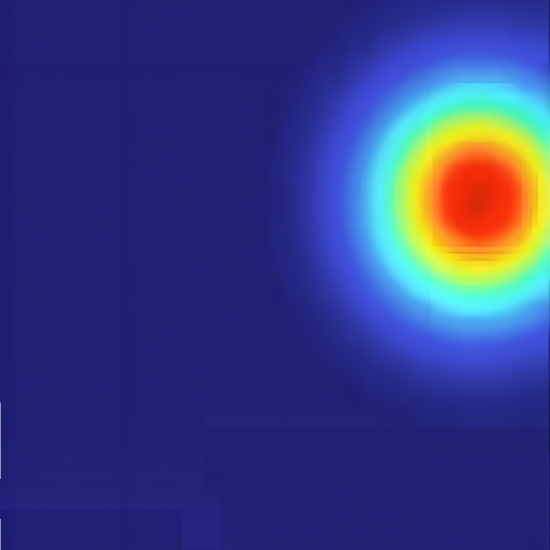
%> input picture Robotics_Search/contam_arriba.png, 1100 x 1100 px (shown at 1/2 size)
$ octave Heuristico.m   (GNU Octave 9; MATLAB toolbox functions it lacks are replaced by stand-ins)
%> lines starting %> are read from the running program, lines starting %| are printed output that depends on the picture; in (x1, y1, x2, y2) boxes, pixels count from 0 and x2, y2 are one past the last pixel; in counts of white or black regions, pixels touching at a corner belong together; the program's own positions count from 1
clear all;
close all;
radius=4;
fileID = fopen('heuristico.txt', 'w');
fclose(fileID);
for j=1:10
    % Par醡etros del sistema

    fileID = fopen('heuristico.txt', 'a');
    encontrado=0;
    close all;
    Ts = 0.1;                % Tiempo de muestreo
    t = 0:Ts:60;             % Tiempo de simulaci髇
    pos = [-5; -5];            % Pose inicial del robot
    ruta = pos';           % Almacena las posiciones visitadas
    Mat = zeros(11,11);
    %Mat(10,8) = -2;

    % Cargar imagen
    img = imread('contam_arriba.png');
%> img is the input picture: size 1100x1100x3 uint8; mean R, G, B 52.8, 61.4, 130.3
    %figure(3);
    %imshow(img);

    % Par醡etros de movimiento
    vel_lin = 0.5;                % Velocidad lineal constante
    dist = 0;
    theta=0;
    % Preconfigurar las figuras para evitar configurarlas dentro del bucle

    %figure('Position', [100, 100, 1250, 520]);
    figure('Name', 'Heuristico','Position', [100, 100, 1250, 520]);
    subplot(1, 2, 1);  % Primera subfigura
    hold on;
    xlabel('x'), ylabel('y');
    title('Movimiento Heuristico del Robot');
    axis([-6 6 -6 6]);
    grid on;
    rojo =0;
    %figure(2);
    %imshow(flipud(Mat'), []);


    tic
    % Bucle principal
    vec_encon(j)=0;
    ban=0;
    for k = 1:length(t)

        % Generar movimiento aleatorio

       if rojo<350000 && ban==0
            direccion = rand * 2 * pi;    % Direcci髇 aleatoria entre 0 y 2*pi
            posa = pos;
            new_pos = pos + vel_lin * [cos(direccion); sin(direccion)];
            disp('ban0')
            ban
            % Actualizar posici髇 del robot dentro de los l韒ites
            if (new_pos(1) >= -5 && new_pos(1) <= 5) && (new_pos(2) >= -5 && new_pos(2) <= 5)
                pos = new_pos;
            else
                pos = pos - round(pos - new_pos);
            end


            %k
        else
            ban=1;

            % Actualizar posici髇 del robot dentro de un radio especificado

                theta = theta + vel_lin * Ts / radius;  % Incrementar 醤gulo
                new_pos = posa + radius * [cos(theta); sin(theta)];  % Calcular nueva posici髇

                % Actualizar posici髇 del robot
                pos = new_pos;
                disp('ban1')
                ban

            %direccion = rand * 2 * pi;    % Direcci髇 aleatoria entre 0 y 2*pi
            %new_pos = pos + vel_lin * [cos(direccion); sin(direccion)];
            %posa = new_pos;
        end
          % Verificar y actualizar la posici髇 en la matriz
            xi = round(pos(1)) + 6;
            yi = round(pos(2)) + 6;
            if xi>11
               xi=11;
            end
            if xi<1
               xi=1;
            end
            if yi>11
               yi=11;
            end
            if yi<1
               yi=1;
            end
            if Mat(xi, yi) == 0 && dist<10
                ruta = [ruta; pos'];
                dist = sqrt(sum((pos - new_pos).^2));

                % Visualizaci髇 del robot y la ruta
                %figure(1);
                subplot(1, 2, 1);  % Primera subfigura
                plot(pos(1), pos(2), 'ro', 'MarkerSize', 10, 'LineWidth', 1);
                %pause(dist)
                quiver(pos(1), pos(2), 0.2 * cos(direccion), 0.2 * sin(direccion), 'LineWidth', 2, 'MaxHeadSize', 0.5, 'Color', 'c');
                plot(ruta(:, 1), ruta(:, 2), 'b', 'MarkerSize', 10);
                plot(pos(1), pos(2), 'co', 'MarkerSize', 10, 'LineWidth', 1);
                drawnow;

                Mat(xi, yi) = Mat(xi, yi) + 1;

                % Actualizar imagen
                rojo = sum(sum(img((12 - yi) * 100 - 99 : (12 - yi) * 100, xi * 100 - 99 : xi * 100, 1)));
                img((12 - yi) * 100 - 99 : (12 - yi) * 100, xi * 100 - 99 : xi * 100, 1:3) = 0;

                %figure(2);
                %imshow(flipud(Mat'), []);

                %figure(3);
                subplot(1, 2, 2);  % Segunda subfigura
                imshow(img);
                [xi yi rojo]
            elseif rojo >1800000
                disp('Encontrado...');
                encontrado=1;
                rojo = sum(sum(img((12 - yi) * 100 - 99 : (12 - yi) * 100, xi * 100 - 99 : xi * 100, 1)));
                img((12 - yi) * 100 - 99 : (12 - yi) * 100, xi * 100 - 99 : xi * 100, 1:3) = 0;
                [xi yi rojo]
                %figure(1);
                subplot(1, 2, 1);  % Primera subfigura
                plot(pos(1), pos(2), 'ro', 'MarkerSize', 10, 'LineWidth', 1);
                quiver(pos(1), pos(2), 0.2 * cos(direccion), 0.2 * sin(direccion), 'LineWidth', 2, 'MaxHeadSize', 0.5, 'Color', 'c');
                vec_encon(j)=1;
                subplot(1, 2, 2);  % Segunda subfigura
                imshow(img);
                break;
            end
    end
%> this loop made 164 passes
%> rojo on passes 1, 29, 33, 44, 54: 330876, 321015, 332532, 321764, 318749
%> pass 1, `imshow(img);`:
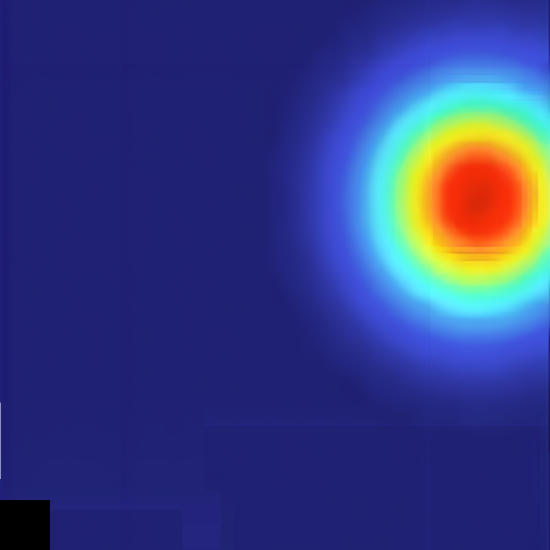
%> displayed picture: size 1100x1100x3, on the screen's scale of 0 to 255 (shown at 1/2 size); mean R, G, B 52.6, 61.2, 129.3
%> after the loop:
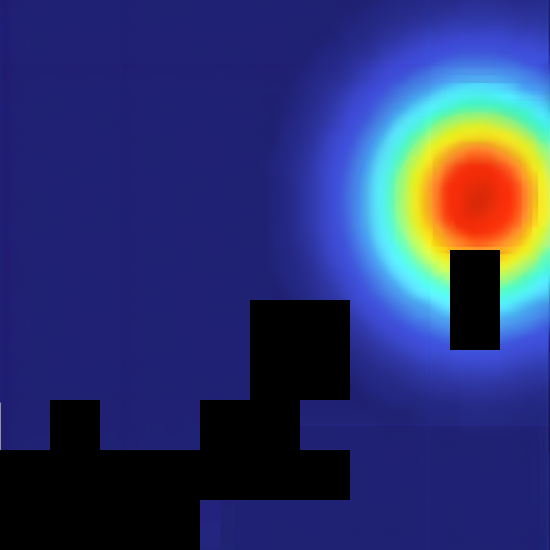
%> img: size 1100x1100x3 uint8 (shown at 1/2 size); 16.53% of pixels changed, all inside (x1, y1, x2, y2) = (0, 500, 1000, 1100)
%> after the loop, ban = 1; direccion = 0.634; dist = 0; encontrado = 1; new_pos = [4.02; -0.439]; pos = [4.02; -0.439]; posa = [0.157; -1.48]; rojo = 0; ruta = 21 rows, first 12: [-5 -5; -5 -5; -4.17 -4.96; -4.7 -4.39; -4.19 -4.45; -3.9 -3.32; -3.31 -4.94; -3.28 -4.46; -2.39 -3.78; -2.1 -4.6; -1.25 -4.26; -0.695 -3.45]; theta = 0.263
%> after the loop:
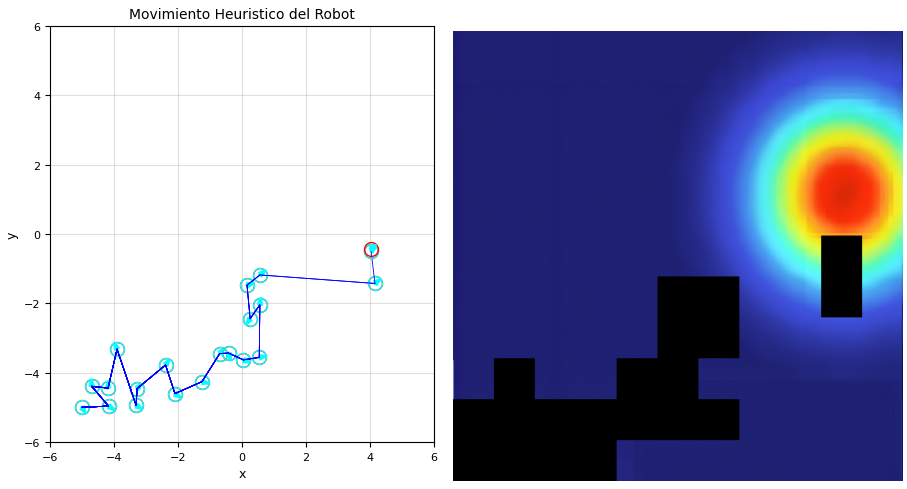
%> figure redrawn from the program's plot data, 2 panels
    vec(j)=toc;
    % Escribir las variables en la misma l韓ea en el archivo
    fprintf(fileID, ' %d %.2f %d\n', encontrado, vec(j),j);
    fclose(fileID);
%> (the run ends here)
